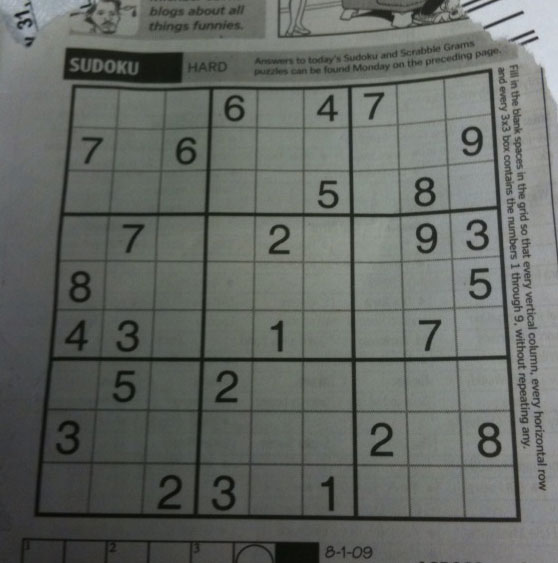
#> input picture data/sudoku.png, 558 x 563 px
$ python Image_gradients.py   (older library calls are emulated)
#> lines starting #> are read from the running program, lines starting #| are printed output that depends on the picture; after the words box and inside, x2 and y2 are one past the last pixel; in counts of white or black regions, pixels touching at a corner belong together
import cv2
import numpy as np
import matplotlib.pyplot as plt

#img = cv2.imread('data/messi5.jpg', cv2.IMREAD_GRAYSCALE)
img = cv2.imread('data/sudoku.png', cv2.IMREAD_GRAYSCALE)
#> img: shape (563, 558); min 7, max 218, mean 101.8

lap = cv2.Laplacian(img, cv2.CV_64F, ksize = 3)
lap = np.uint8(np.absolute(lap))
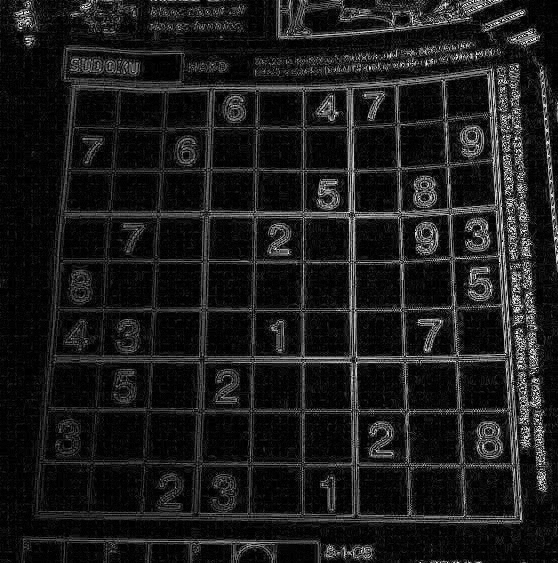
#> lap: shape (563, 558); min 0, max 254, mean 27.6

sobelX = cv2.Sobel(img, cv2.CV_64F, 1, 0)
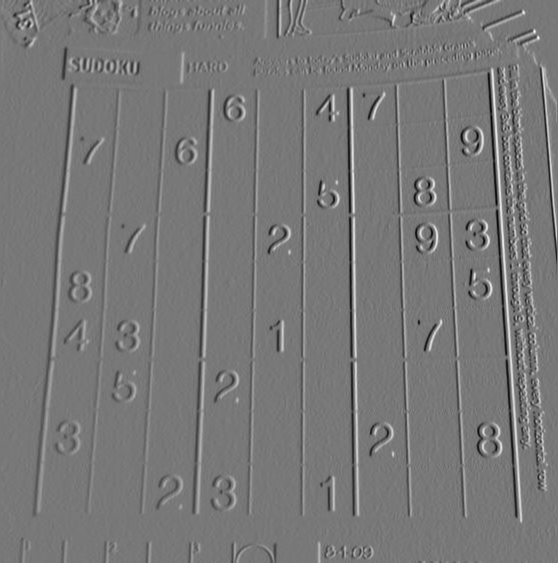
#> sobelX: shape (563, 558) float64; min -411, max 461, mean 1; drawn with min black and max white
sobelX = np.uint8(np.absolute(sobelX))
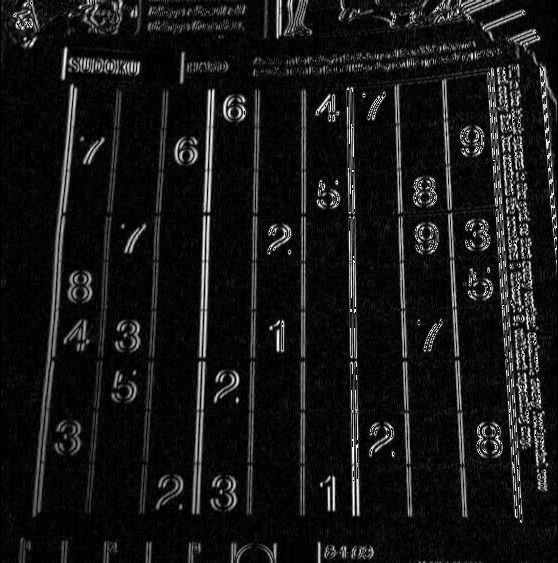
#> sobelX: shape (563, 558); min 0, max 255, mean 23.1
sobelY = cv2.Sobel(img, cv2.CV_64F, 0, 1)
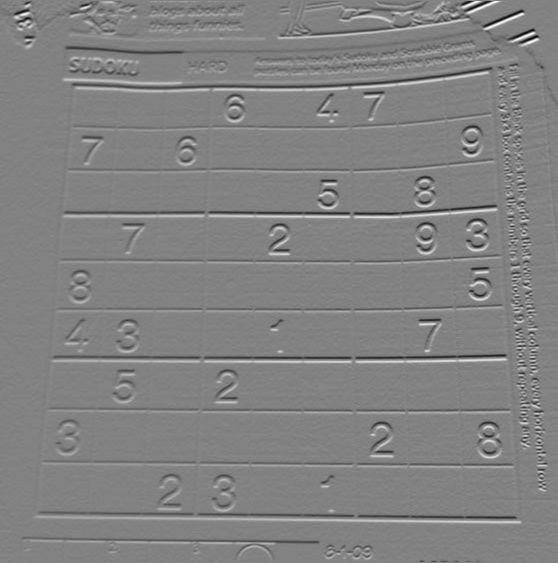
#> sobelY: shape (563, 558) float64; min -497, max 474, mean -0.8; drawn with min black and max white
sobelY = np.uint8(np.absolute(sobelY))
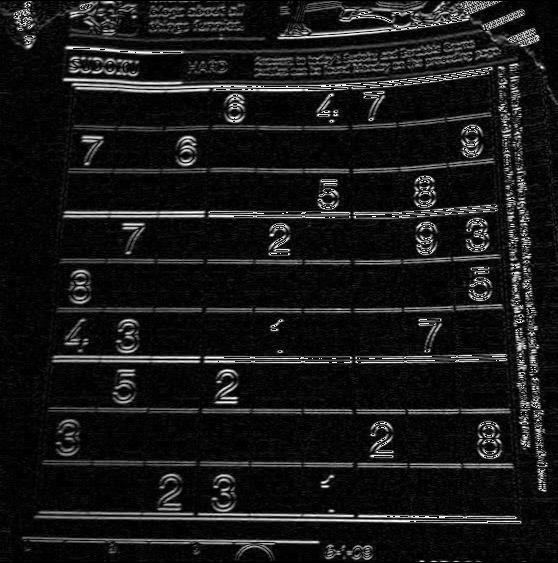
#> sobelY: shape (563, 558); min 0, max 255, mean 24.7

sobelCombined = cv2.bitwise_or(sobelX, sobelY)
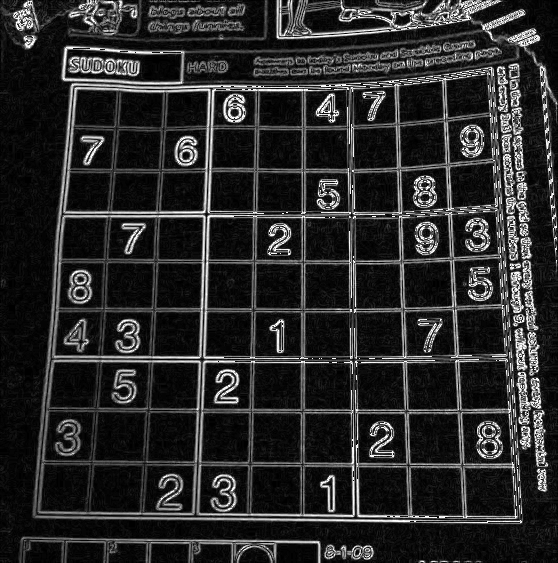
#> sobelCombined: shape (563, 558); min 0, max 255, mean 42.1

canny = cv2.Canny(img, 100, 200)
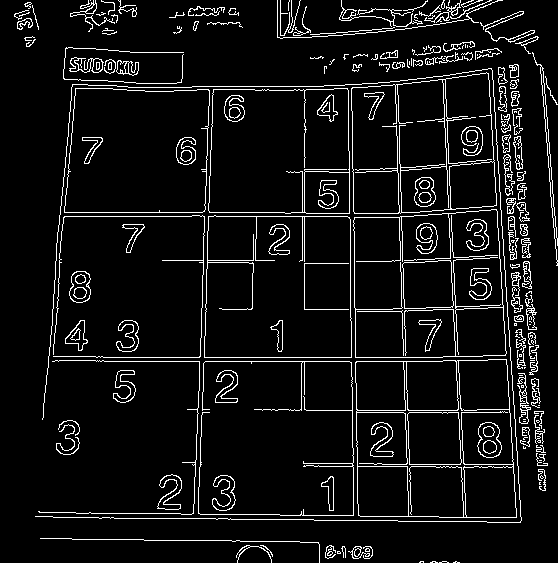
#> canny: shape (563, 558); 7.2% white in thin lines or dots


titles = ['image', 'laplacian', 'sobelX', 'sobelY', 'sobelCombined', 'canny']
images = [img, lap, sobelX, sobelY, sobelCombined, canny]

for i in range(len(images)):
    plt.subplot(2, np.ceil(len(images)/2), i+1)
    plt.imshow(images[i], 'gray')
    plt.title(titles[i])
    plt.xticks([]), plt.yticks([])
#> this loop made 6 passes

plt.show()

$ run again, with data/aloeGT.png copied over data/sudoku.png
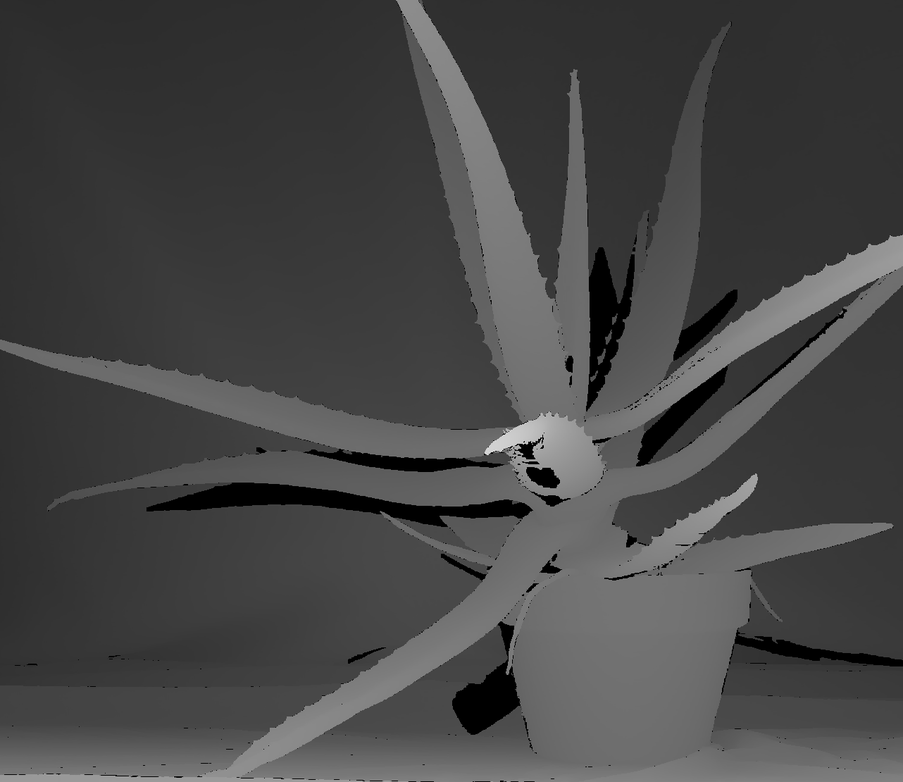
#> input picture data/aloeGT.png, 903 x 782 px, shrunk from 1282 x 1110 before the run
#> img is the input picture: shape (782, 903); min 0, max 233, mean 69.8
#> `lap = cv2.Laplacian(img, cv2.CV_64F, ksize = 3)`:
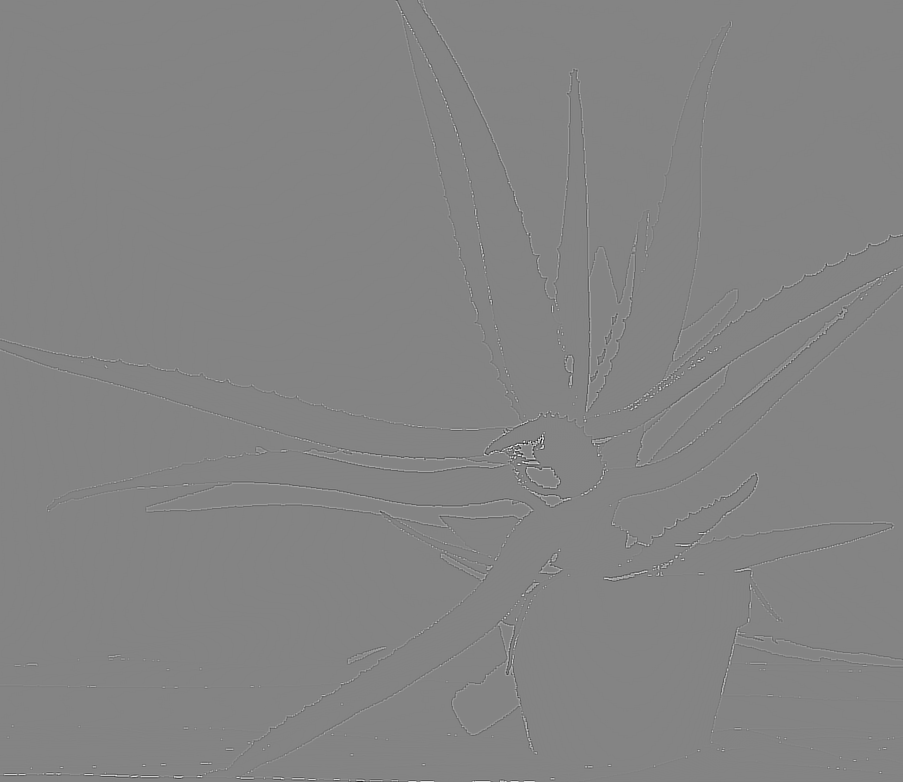
#> lap: shape (782, 903) float64; min -1258, max 1172, mean 0; drawn with min black and max white
#> `canny = cv2.Canny(img, 100, 200)`:
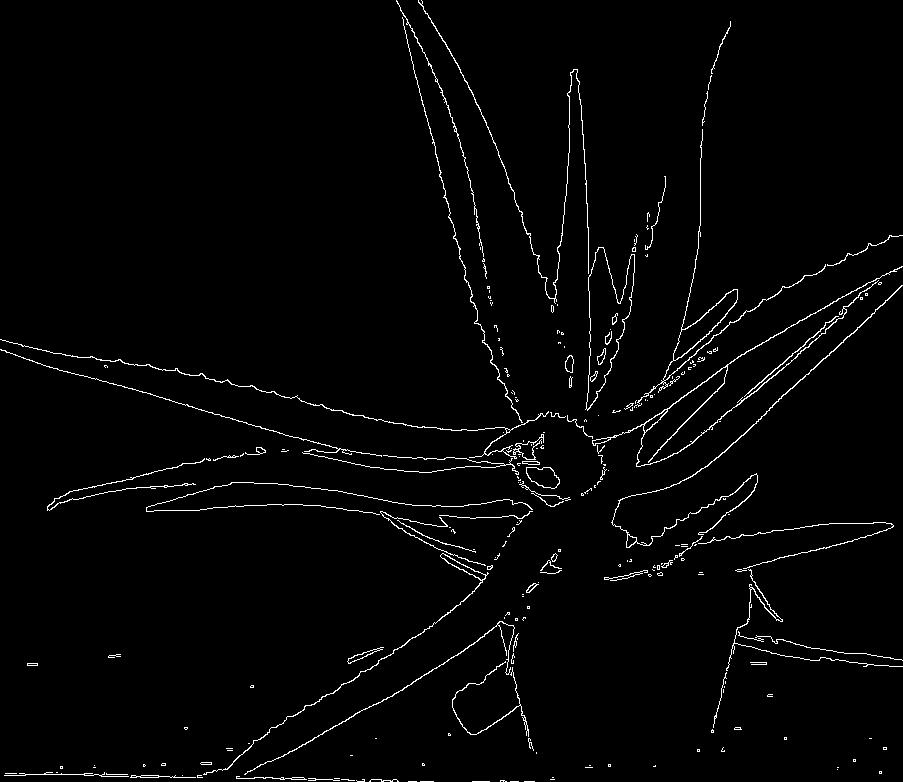
#> canny: shape (782, 903); 2% white in thin lines or dots
#> the loop `for i in range(len(images)):` made 6 passes

$ run again, with data/basketball1.png copied over data/sudoku.png
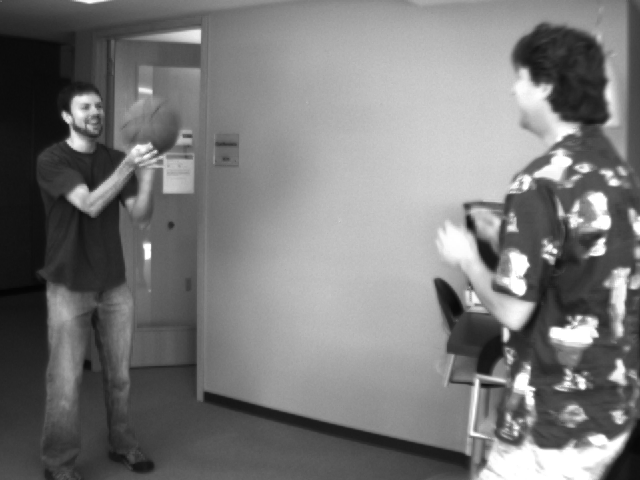
#> input picture data/basketball1.png, 640 x 480 px
#> img is the input picture: shape (480, 640); min 4, max 255, mean 120.3
#> `canny = cv2.Canny(img, 100, 200)`:
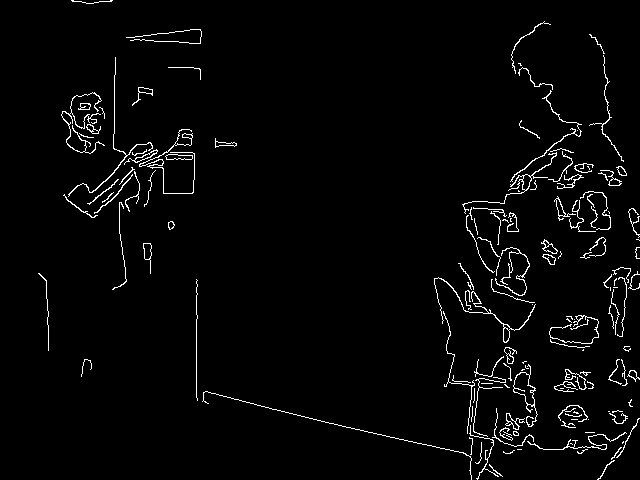
#> canny: shape (480, 640); 2.7% white in thin lines or dots
#> the loop `for i in range(len(images)):` made 6 passes
